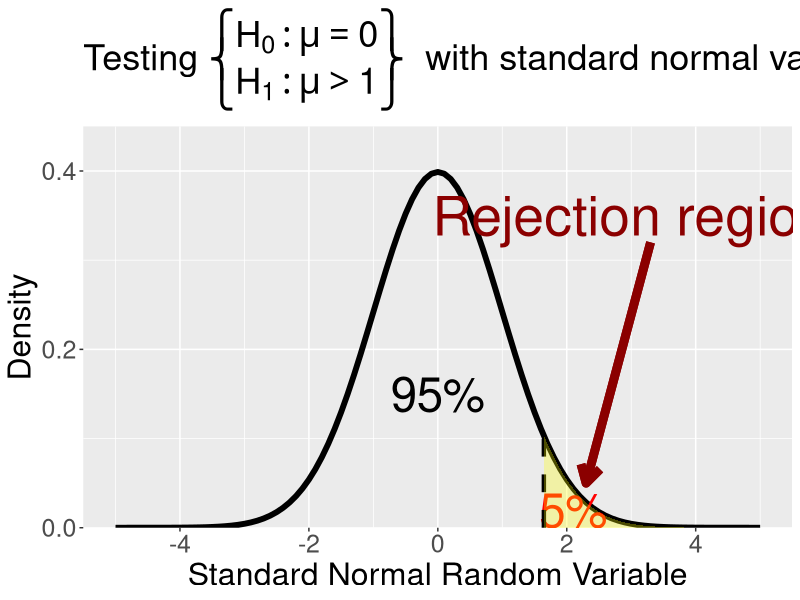
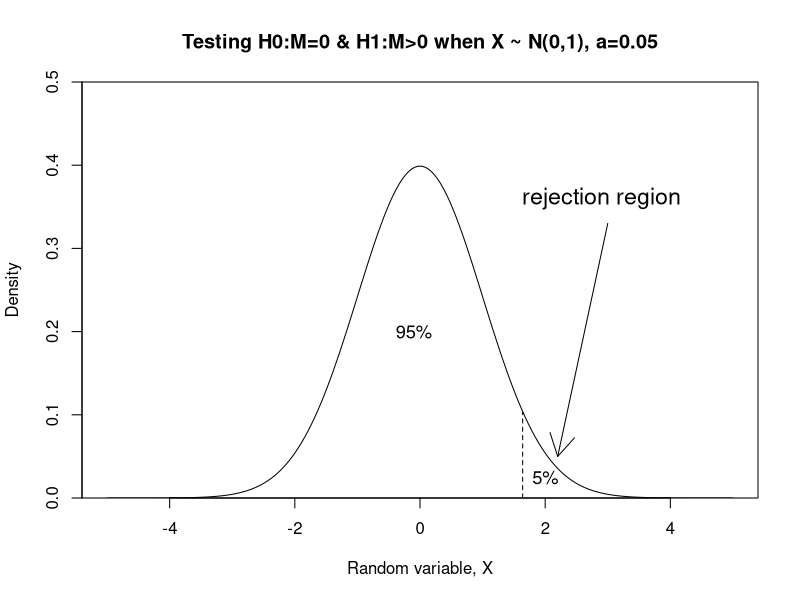

These charts were generated, in order, by the following R code:
rm(list=ls())
library(ggplot2)
library(grid)
######################################
#
# Figure 1.1. Null hypothesis testing
#
#
# (1) ggplot2 version
#
# (2) classic R plot

#####################################


# (1)
g <- ggplot(data.frame(X=c(-5,5)), aes=(X)) +stat_function(fun=dnorm, size=2)+
  scale_x_continuous(limits=c(-5,5), breaks=seq(-4,4,by=2)) +
  scale_y_continuous(expand=c(0,0),limits=c(0,0.45), breaks=seq(0,0.4,by=0.2))+
  labs(title=expression(paste("Testing ", 
                              bgroup( "{",atop(H[0]: mu == 0, H[1]: mu > 1),"}"),
                              "  with standard normal variables ", (alpha == 0.05)
                          )),
       x="Standard Normal Random Variable", 
       y="Density") +
  theme(plot.title=element_text(size=26), axis.title=element_text(size=23),
        axis.text=element_text(size=18))

g2 <- g+  annotate("text",x=0,y=0.15, label="95%",size=12)+
  annotate("text",x=3,y=0.35, label="Rejection region", size=14, col="darkred")+
  annotate("text",x=2.1,y=0.02, label="5%",size=12, col="red")+
  annotate("segment", x=qnorm(0.95), xend=qnorm(0.95), y=0, yend=dnorm(qnorm(0.95)), linetype="dashed",size=1.5)+
  geom_segment(aes(x=3.3,xend=2.3, y=0.32, yend=0.05), 
               arrow=arrow(length=unit(0.5,"cm")), size=3, col="darkred")
  
  xv=seq(qnorm(0.95), 4, by=0.1)
  yv=dnorm(xv)
  sh <- data.frame(xv,yv)

g2 + geom_ribbon(data=sh, aes(x=xv,ymin=0,ymax=yv), alpha=0.3, fill="yellow") 


# (2)
xp <- seq(-5,5, length=200)
yp <- dnorm(xp)
plot(xp, yp, yaxs="i",ylim=c(0,0.5), xlim=c(-5,5), type = "l", ylab="Density", xlab="Random variable, X")
#abline(v=0)
title("Testing H0:M=0 & H1:M>0 when X ~ N(0,1), a=0.05")  
qnorm(0.95)
segments(1.64,0,1.64,0.103, lty=2)
dnorm(1.64)
text(2.9, 0.36,"rejection region", cex=1.4)
arrows(3,0.33,2.2,0.05)
text(-0.1, 0.2, "95%", cex=1.1)
text(2,0.025,"5%", cex=1.1)

